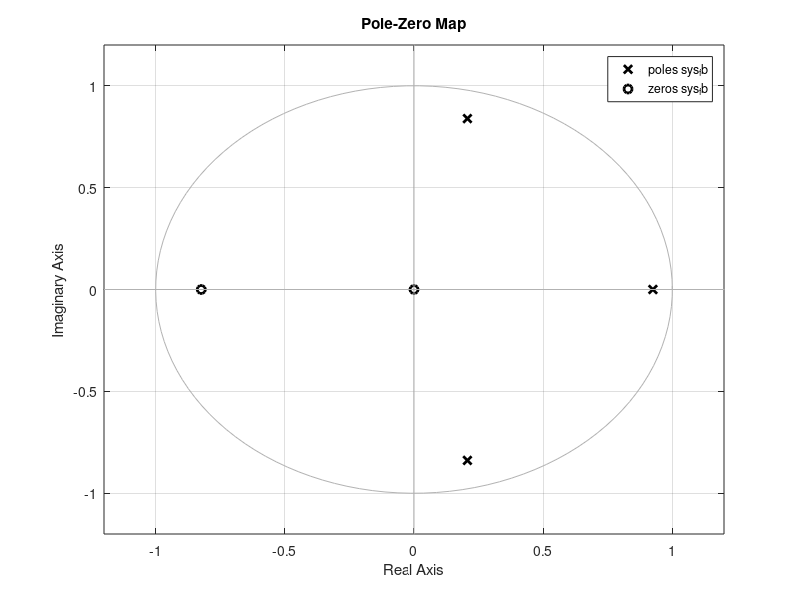
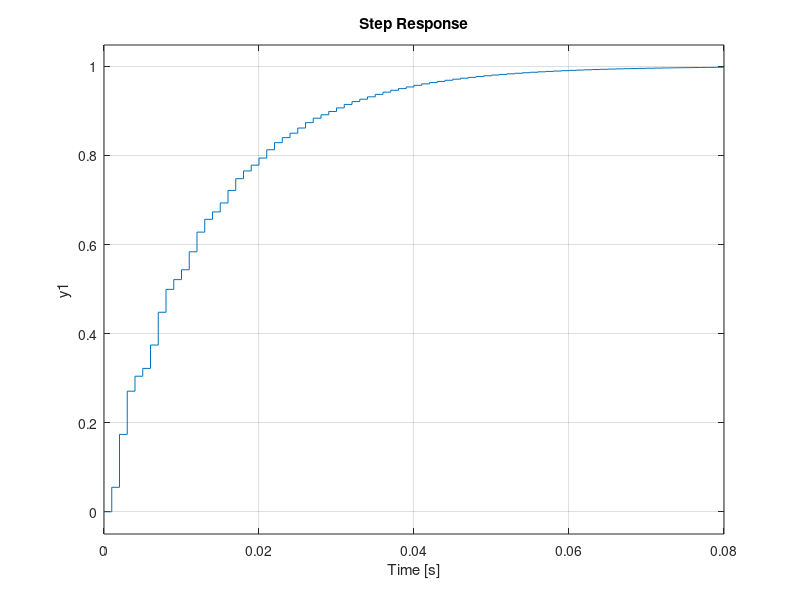

The MATLAB source for these figures, in order:
clc;
clear;
close all;

% Electrical Parameters 
Rc = 0.33;
Rl = 1.6;
Ron = 0.05;
Ro = 100;
C = 56e-6;
L = 10e-3;
Vin = 15;
Vj = 0.1;

% Sampling period
Ts = 1e-3;

% PID parameters
Ki = 0.02;

% Computing the equilibrium point
x2_eq = 0;
x1_eq = x2_eq/Ro;
x_eq = [x1_eq;x2_eq];
u_eq = (Ro*Vj + Rl*x2_eq + Ro*x2_eq)/(Ro*Vin + Ro*Vj - Ron*x2_eq);
% Creating the state space model
a11 = -(Rl+Ron*u_eq)/L;
a12 = -1/L;
a21 = (-Rc*Ro*Rl*C+Ro*L-Rc*Ro*Ron*C*u_eq)/((Rc+Ro)*L*C);
a22 = -(Rc*Ro*C+L)/((Rc+Ro)*L*C);
b1 = (Vin+Vj-Ron*x1_eq)/L;
b2 = (Rc*Ro*(Vin+Vj-Ron*x1_eq))/((Rc+Ro)*L);

A = [a11 a12; a21 a22];
B = [b1;b2];
C = [0 0.26];
y_eq = C*x_eq;

ss_c = ss(A,B,C,0);
ss_d = c2d(ss_c,Ts);

% Converting the system into transfer function
G_d = tf(ss_d);

% Definition of the discrete controller
z = tf('z',Ts);
K_d = Ki/(1-z^(-1));

% Creating the feedback loop
sys_fb = feedback(K_d*G_d,1);

% Poles and zeros
pzmap(sys_fb,'k');

% Step response
figure;
step(sys_fb);